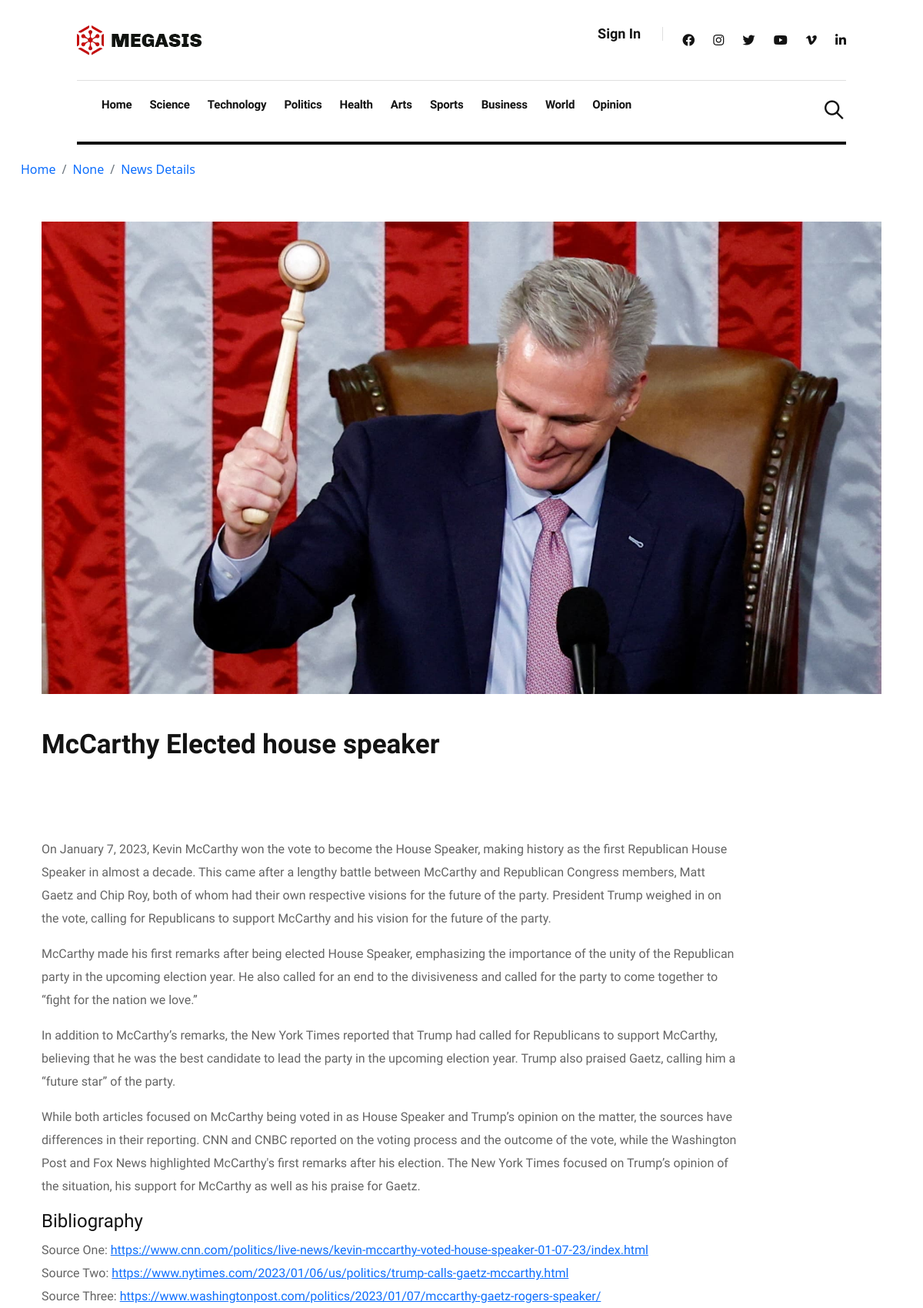
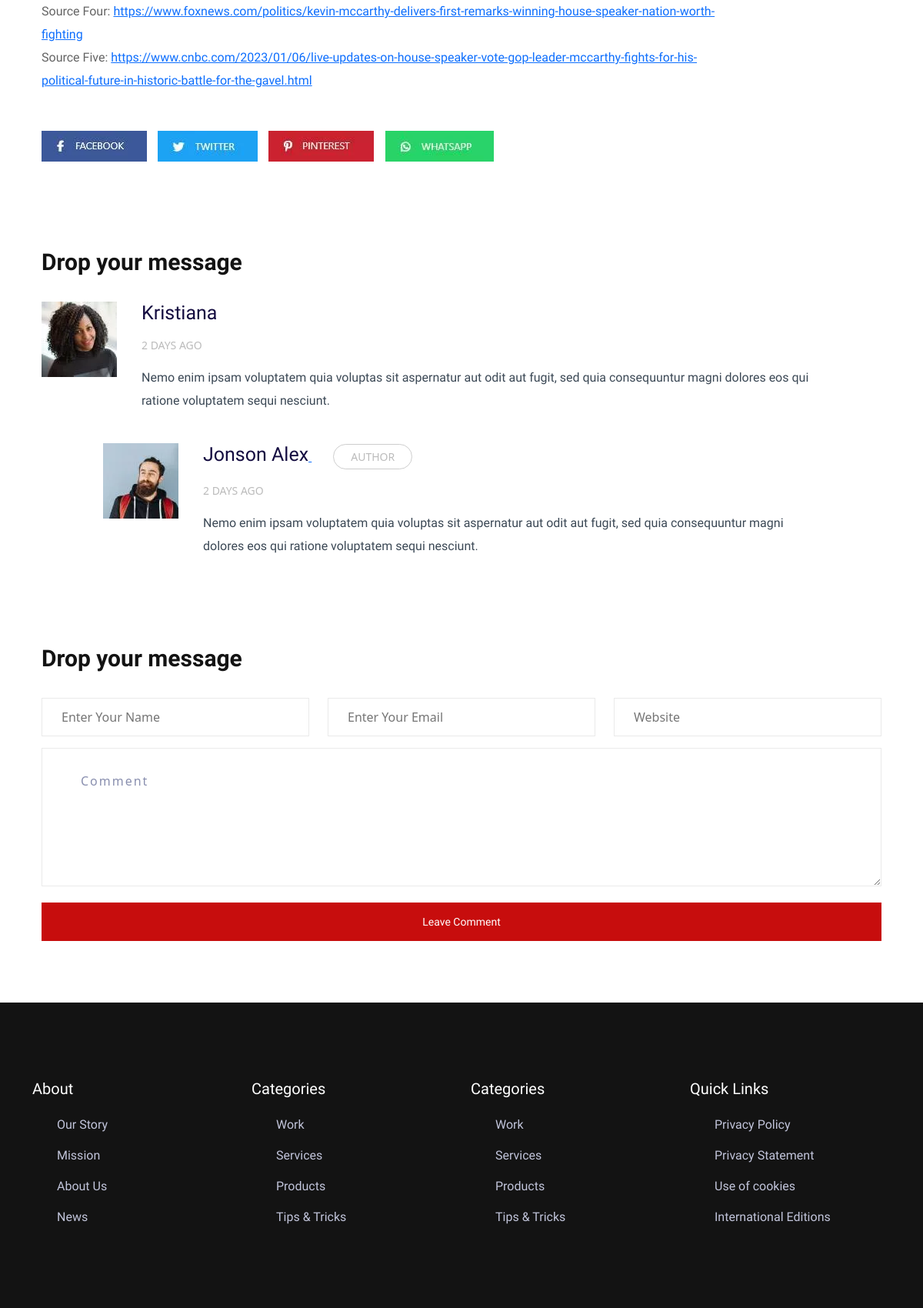
Screenshot of /mccarthy-elected-house-speaker/ (upper part) with the database file from the repository (2 pictures, top to bottom).
### articles/models.py (models this page shows, shortened)
class Article(models.Model):
    title = models.CharField(max_length=200)
    description = models.CharField(max_length=255)
    thumbnail = models.ImageField(
        blank=True, null=True, upload_to="thumbnails/")
    article_text = models.TextField(blank=True, null=True)
    bibliography = models.TextField(blank=True, null=True)
    date_added = models.DateTimeField('Date Published',
                                      auto_now_add=True,
                                      blank=True)
    date_updated = models.DateTimeField('Date Updated',
                                        auto_now_add=True,
                                        blank=True)
    article_slug = models.SlugField(max_length=100,
                                    unique=True,
                                    blank=True,
                                    null=True)
    category = models.CharField(max_length=40,
                                blank=True,
                                null=True,
                                choices=CATEGORY_CHOICES)
    sourceOne = models.URLField(max_length=300, blank=True, null=True)
    sourceTwo = models.URLField(max_length=300, blank=True, null=True)
    sourceThree = models.URLField(max_length=300, blank=True, null=True)
    sourceFour = models.URLField(max_length=300, blank=True, null=True)
    sourceFive = models.URLField(max_length=300, blank=True, null=True)

### articles/views.py (the view)
# urls.py: path('<slug:aslug>/', views.article_detail, name='article_detail'),
def article_detail(request, aslug):
    article = Article.objects.get(article_slug=aslug)
    return render(request, "articles/post_details.html", {'article': article})

### articles/templates/articles/post_details.html
{% extends './base.html' %}
{% load static %}
{% block content %}
<div class="col-lg-12">
<nav aria-label="breadcrumb">
<ol class="breadcrumb">
<li class="breadcrumb-item"><a href="{% url 'article_list' %}">Home</a></li>
<li class="breadcrumb-item"><a href="/category/{{article.category}}">{{article.get_category_display}}</a></li>
<li class="breadcrumb-item"><a href="#">News Details</a></li>
</ol>
</nav>
</div>
<div class="psot-details pb-80 pt-40">
<div class="container">
<div class="row">
<div class="col-lg-12">
<div class="details-img mb-40">
<img class="img-fluid" src="{{ article.thumbnail.url }}" alt="">
</div>
</div>
</div>
<div class="row">
<div class="col-lg-8">
<div class="about-details-cap">
<h2>{{article.title}}</h2>
</div>
</div>
<div class="col-lg-10">
<div class="about-details-cap">
  <p class="mb-30">
    {{article.article_text|linebreaks}}
  </p>
</div>
</div>
<div class="col-lg-8">
<div class="about-details-cap">
<h4>Bibliography</h4>
</div>
</div>
<div class="col-lg-10">
<div class="about-details-cap">
  <p class="mb-30">
    Source One: <a href="{{article.sourceOne}}">{{article.sourceOne}}</a><br />
    Source Two: <a href="{{article.sourceTwo}}">{{article.sourceTwo}}</a> <br />
    Source Three: <a href="{{article.sourceThree}}">{{article.sourceThree}}</a><br />
    Source Four: <a href="{{article.sourceFour}}">{{article.sourceFour}}</a><br />
    Source Five: <a href="{{article.sourceFive}}">{{article.sourceFive}}</a><br />
  </p>
</div>
</div>
<div class="social-iocn pt-20 pb-20">
<a href="#"><img class="mr-10 mb-10" src="{% static 'img/gallery/facebook.jpg' %}" alt=""></a>
<a href="#"><img class="mr-10 mb-10" src="{% static 'img/gallery/twitter.jpg' %}" alt="#"></a>
<a href="#"><img class="mr-10 mb-10" src="{% static 'img/gallery/pinterest.jpg' %}" alt=""></a>
<a href="#"><img class="mb-10" src="{% static 'img/gallery/whatsapp.jpg' %}" alt=""></a>
</div>
</div>
</div>
</div>
<div class="coments-area pb-80">
<div class="container">
<div class="row ">
<div class="col-xl-12">
<div class="small-tittle mb-30">
<h2>Drop your message</h2>
</div>
</div>
</div>
<div class="row">
<div class="col-lg-11">
<div class="single-comments mb-40">
<div class="comments-items">
<div class="comments-img">
<a href="#"><img src="{% static 'img/gallery/comment-img1.jpg' %}" alt=""></a>
</div>
<div class="comments-tittle">
<a href="#"><h4>Kristiana</h4></a>
<span>2 days ago</span>
<p>Nemo enim ipsam voluptatem quia voluptas sit aspernatur aut odit aut fugit, sed quia consequuntur magni dolores eos qui ratione voluptatem sequi nesciunt.</p>
</div>
</div>
</div>
</div>
<div class="col-lg-11">
<div class="single-comments mb-30 ml-80">
<div class="comments-items">
<div class="comments-img">
<a href="#"><img src="{% static 'img/gallery/comment-img2.jpg' %}" alt=""></a>
</div>
<div class="comments-tittle">
<a href="#"><h4>Jonson Alex</h4> <span class="author">Author</span></a>
<span>2 days ago</span>
<p>Nemo enim ipsam voluptatem quia voluptas sit aspernatur aut odit aut fugit, sed quia consequuntur magni dolores eos qui ratione voluptatem sequi nesciunt.</p>
</div>
</div>
</div>
</div>
</div>
<div class="row">
<div class="col-lg-12">
<div class="form-wrapper pt-80">
<div class="row ">
<div class="col-xl-12">
<div class="small-tittle mb-30">
<h2>Drop your message</h2>
</div>
</div>
</div>
<form id="contact-form" action="#" method="POST">
<div class="row">
<div class="col-lg-4 col-md-6">
<div class="form-box user-icon mb-15">
<input type="text" name="name" placeholder="Enter your name">
</div>
</div>
<div class="col-lg-4 col-md-6">
<div class="form-box email-icon mb-15">
<input type="text" name="email" placeholder="Enter your email">
</div>
</div>
<div class="col-lg-4 col-md-6">
<div class="form-box email-icon mb-15">
<input type="text" name="email" placeholder="Website">
</div>
</div>
<div class="col-lg-12">
<div class="form-box message-icon mb-15">
<textarea name="message" id="message" placeholder="Comment"></textarea>
</div>
<div class="submit-info">
<button class="submit-btn2" type="submit">Leave Comment</button>
</div>
</div>
</div>
</form>
</div>
</div>
</div>
</div>
</div>
{% endblock %}

### rows the page displays
Article: category "None", thumbnail (picture), title "McCarthy Elected house speaker", article_text "On January 7, 2023, Kevin McCarthy won the vote to become the House Speaker, making history as the first Republican House Speaker in almost a decade. This came after a lengthy battle between McCarthy and Republican Congress members, Matt Gaetz and Chip Roy, both of whom had their own respective visions for the future of the party. President Trump weighed in on the vote, calling for Republicans to support McCarthy and his vision for the future of the party. McCarthy made his first remarks after being elected House Speaker, emphasizing the importance of the unity of the Republican party in the upcoming election year. He also called for an end to the divisiveness and called for the party to…", sourceOne "https://www.cnn.com/politics/live-news/kevin-mccarthy-voted-house-speaker-01-07-23/index.html", sourceTwo "https://www.nytimes.com/2023/01/06/us/politics/trump-calls-gaetz-mccarthy.html", sourceThree "https://www.washingtonpost.com/politics/2023/01/07/mccarthy-gaetz-rogers-speaker/", sourceFour "https://www.foxnews.com/politics/kevin-mccarthy-delivers-first-remarks-winning-house-speaker-nation-worth-fighting", sourceFive "https://www.cnbc.com/2023/01/06/live-updates-on-house-speaker-vote-gop-leader-mccarthy-fights-for-his-political-future-in-historic-battle-for-the-gavel.html"
